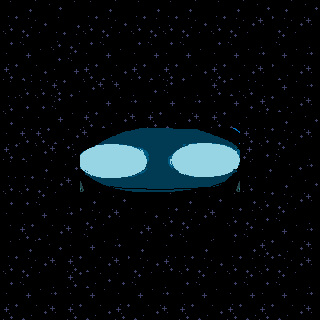

Below is a game level as drawn by its tile map, then a one-line description and the .tmx file that defines it, in full:
An orthogonal 20x20 tile map with 16x16 px tiles, 1 tile layer (Calque de Tuiles 1).

<map version="1.9" tiledversion="1.9.2" orientation="orthogonal" renderorder="right-down" width="20" height="20" tilewidth="16" tileheight="16" infinite="0" nextlayerid="2" nextobjectid="1">
 <tileset firstgid="1" source="113030.tsx" />
 <layer id="1" name="Calque de Tuiles 1" width="20" height="20">
  <data encoding="csv">
913,914,915,916,913,913,914,915,913,914,913,914,915,913,914,915,916,914,915,916,
973,974,975,913,914,973,974,975,973,974,973,974,975,973,974,975,976,974,975,976,
1033,1034,1035,973,974,1033,1034,1035,1033,1034,1033,1034,1035,1033,1034,1035,1036,1034,1035,1036,
1093,1094,1095,1033,1034,1093,1094,1095,1093,1094,1093,1094,1095,1093,1094,1095,1096,1094,1095,1096,
1153,1154,1155,1093,1094,1153,1154,1155,1153,1154,1153,1154,1155,1153,1154,1155,1156,1154,1155,1156,
913,973,973,1153,1154,1155,1156,1156,1036,1033,1034,1035,1036,1153,1154,973,1093,1094,1095,1096,
973,1033,1033,1034,1035,1093,1094,1095,1096,1093,1094,1095,1096,1093,1094,1033,1153,1154,1155,1156,
1033,1093,1093,1094,1095,1153,1154,1155,1156,1153,1154,1155,1156,1153,1154,1093,913,914,915,916,
1093,1153,1153,1154,1155,1156,507,508,509,510,511,512,513,514,515,1153,973,974,975,976,
1153,1154,1155,1156,1207,566,567,568,569,570,571,572,573,574,575,1148,1033,1034,1035,1036,
913,913,914,915,916,626,627,628,629,630,631,632,633,634,635,913,914,915,916,1096,
973,973,974,975,976,686,687,688,689,690,691,692,693,694,695,973,913,914,915,916,
1033,1033,1034,1035,1036,914,915,916,749,750,913,914,915,916,913,914,973,974,975,976,
1093,1093,1094,1095,1096,974,975,976,915,916,973,974,975,976,973,974,1033,1034,1035,1036,
913,1153,1154,1155,1156,1034,1035,1036,975,976,1033,1034,1035,1036,1033,1034,1093,1094,1095,1096,
913,914,915,916,1093,1094,1095,1096,914,915,1093,913,914,915,913,914,1153,1154,1155,1156,
973,974,975,976,1153,1154,1155,1156,974,975,1153,973,974,975,973,974,973,974,975,976,
1033,1034,1035,1036,1153,1154,1155,1033,1034,1035,1036,1033,1034,1035,1033,1034,1033,1034,1035,1036,
1093,1094,1095,1096,1093,1094,1095,1093,1094,1095,1096,1093,1094,1095,1093,1094,1093,1094,1095,1096,
1153,1154,1155,1156,1153,1154,1155,1153,1154,1155,1156,1153,1154,1155,1153,1154,1153,1154,1155,1156
</data>
 </layer>
</map>